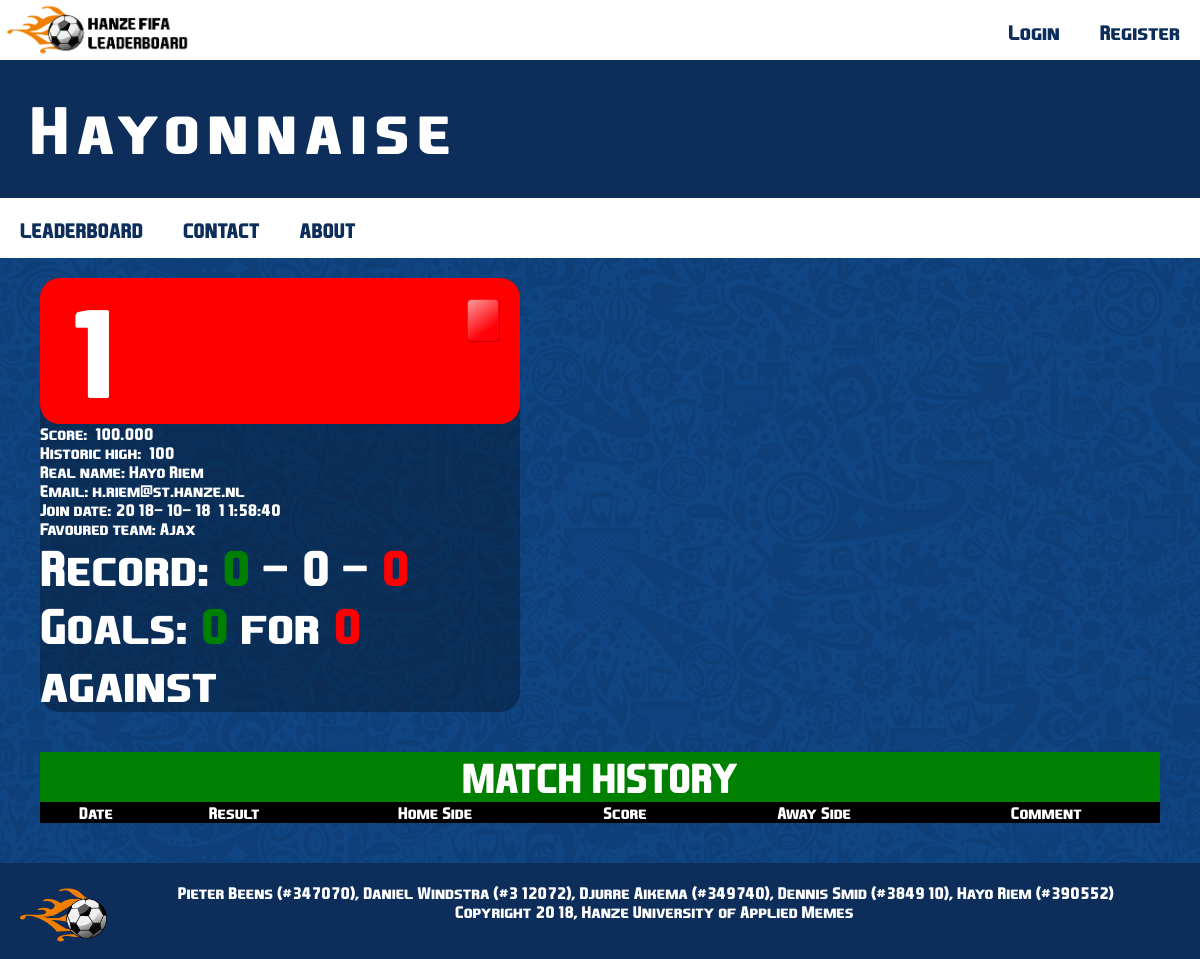
Page /profile.php?user=4 on the earlier database version.
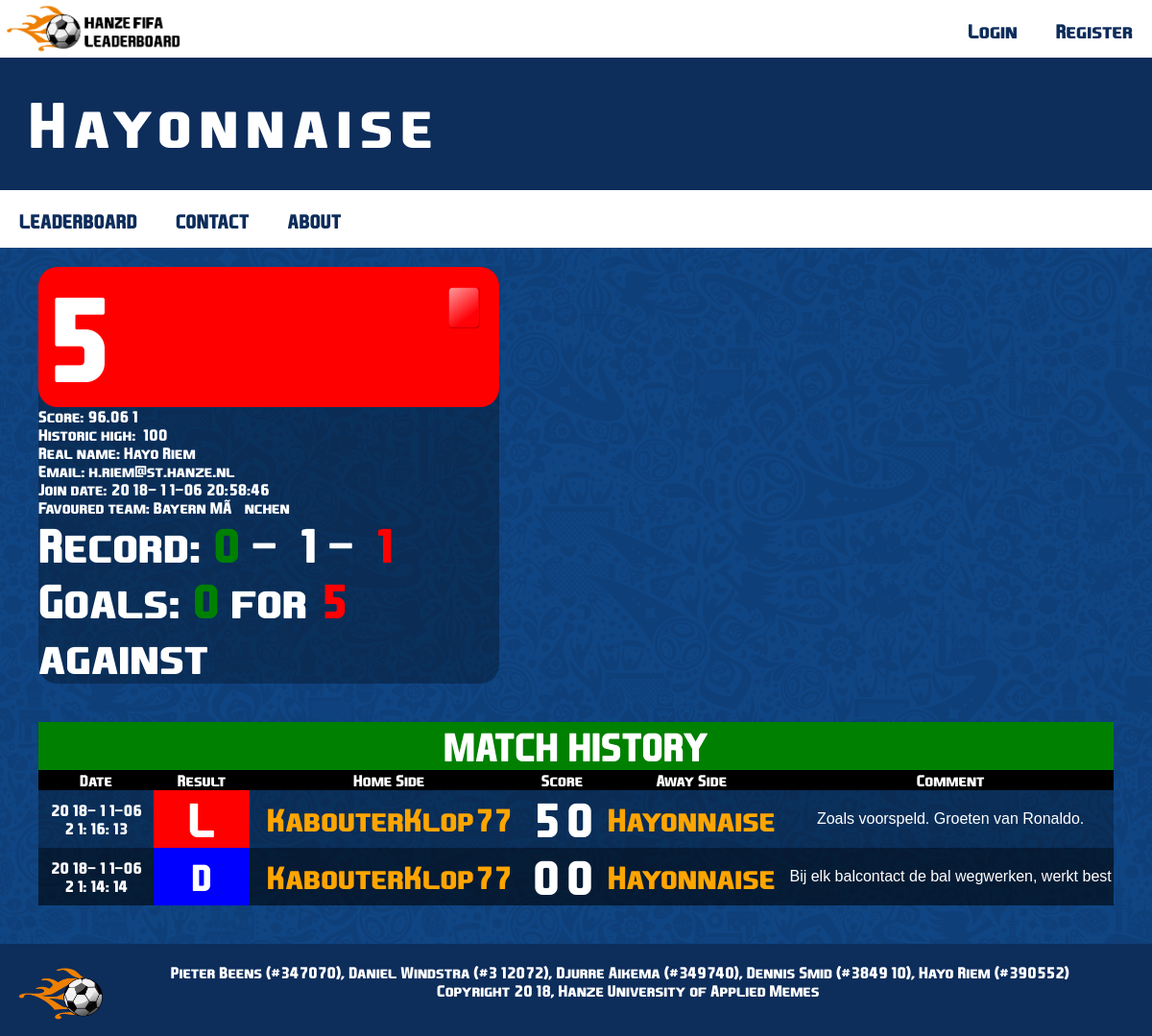
Same page on the later database version.
### tables this page shows
CREATE TABLE `users` (
  `id` int(11) NOT NULL,
  `name` varchar(45) NOT NULL,
  `realname` varchar(45) DEFAULT NULL,
  `password` varchar(64) NOT NULL,
  `score` decimal(11,3) NOT NULL,
  `highscore` int(11) DEFAULT NULL,
  `email` varchar(45) NOT NULL,
  `confirmation` varchar(45) DEFAULT NULL,
  `avatar` varchar(512) DEFAULT NULL,
  `favteam` varchar(28) DEFAULT NULL,
  `roles_id` int(11) NOT NULL,
  `joindate` datetime NOT NULL,
  `salt` varchar(64) DEFAULT NULL
);

CREATE TABLE `results` (
  `id` int(11) NOT NULL,
  `homeplayer` int(11) NOT NULL,
  `awayplayer` int(11) NOT NULL,
  `homegoals` int(11) NOT NULL,
  `awaygoals` int(11) NOT NULL,
  `scorechange` decimal(11,3) DEFAULT NULL,
  `description` varchar(60) DEFAULT NULL,
  `datetime` datetime NOT NULL
);

### profile.php (the view, shortened to what the changed rows need)
<?php
include('fifadbconn.php');
$query = "SELECT name, avatar, realname, email, highscore, joindate, favteam, score FROM users WHERE id = ".$_GET['user'];
$result = mysqli_query($db,$query) or die ('Error finding username');
$player = mysqli_fetch_assoc($result);
$query = "SELECT score FROM users WHERE score > ".$player['score'];
$result = mysqli_query($db,$query) or die ('Error comparing user scores');
$ranking = mysqli_num_rows($result) + 1;
$title = $player['name'];
include('layouts/header.php');
?>
<div class="leaderboardDiv" style="max-width:40%; border-radius:20px">
  <div style="background-color:red;width:100%;border-radius:20px">
<table>
  <td style="font-size:120px"><?php echo $ranking ?></td></tr>
</table>
</div>
<?php
echo "Score: ".$player['score']."<br>Historic high: ".$player['highscore']."<br>Real name: ".$player['realname']."<br>Email: ".$player['email']."<br>Join date: ".$player['joindate']."<br>Favoured team: ".$player['favteam']."<br>";
$goalsfor = 0;
$goalsagainst = 0;
$wins = 0;
$draws = 0;
$losses = 0;
$query = "SELECT homegoals, awaygoals FROM results WHERE awayplayer = ".$_GET['user'];
$gfaresult = mysqli_query($db,$query) or die ('Error querying database: Awaygames');
while ($gfa = mysqli_fetch_assoc($gfaresult)) {
  $goalsfor += $gfa['awaygoals'];
  $goalsagainst += $gfa['homegoals'];
  if ($gfa['awaygoals'] > $gfa['homegoals']) $wins++;
  elseif ($gfa['awaygoals'] < $gfa['homegoals']) $losses++;
  else $draws++;
}
echo "<td><font size=20><b>Record: <font color=green>".$wins."</font> - ".$draws." - <font color=red>".$losses."</font><br><td>";
echo "<b>Goals: <font color=green>".$goalsfor."</font> for <font color=red>".$goalsagainst."</font> against</font><br>";
$query = "SELECT `datetime`, scorechange, homeplayer, home.name AS homename, homegoals, awaygoals, awayplayer, away.name AS awayname, description";
$query .= " FROM results JOIN users home ON homeplayer = home.id JOIN users away ON awayplayer = away.id";
$query .= " WHERE homeplayer = ".$_GET['user']." OR awayplayer = ".$_GET['user'];
$query .= " ORDER BY `datetime` DESC";
$result = mysqli_query($db,$query) or die ('Error querying database');
?>
</div>
<div style="margin: 40px; background-color: rgba(0, 0, 0, 0.30)">
<table style="width:100%">
<tr style=background-color:black>
<th>Date</th><th>Result</th><th>Home Side</th><th colspan=2>Score</th><th>Away Side</th><th>Comment</th></tr>
<?php
while ($row = mysqli_fetch_assoc($result)) {
  if ($row['homeplayer'] == $_GET['user'] AND $row['homegoals'] > $row['awaygoals']) $wld = "<td width= 100 style=background-color:green;text-align:center;font-size:36pt><b>W</b></td>";
  elseif ($row['awayplayer'] == $_GET['user'] AND $row['homegoals'] < $row['awaygoals']) $wld = "<td width= 100 style=background-color:green;text-align:center;font-size:36pt><b>W</b></td>";
  elseif ($row['homeplayer'] == $_GET['user'] AND $row['homegoals'] < $row['awaygoals']) $wld = "<td width= 100 style=background-color:red;text-align:center;font-size:36pt><b>L</b></td>";
  elseif ($row['awayplayer'] == $_GET['user'] AND $row['homegoals'] > $row['awaygoals']) $wld = "<td width= 100 style=background-color:red;text-align:center;font-size:36pt><b>L</b></td>";
  else $wld = "<td style=background-color:blue;text-align:center;font-size:28pt><b>D</b></td>";
  ?>
  <tr>
  <td width=120 height=50><?php echo $row['datetime']?></td>
  <?php echo $wld ?>
  <td><b><a style=color:orange;font-size:24pt href=profile.php?user=<?php echo $row['homeplayer']?>><?php echo $row['homename']?></b></td>
  <td style=text-align:center;font-size:36pt><b><?php echo $row['homegoals']?></b></td>
  <td style=text-align:center;font-size:36pt><b><?php echo $row['awaygoals']?></b></td>
  <td><b><a style=color:orange;font-size:24pt href=profile.php?user=<?php echo $row['awayplayer']?>><?php echo $row['awayname']?></b></td>
  <td style=font-family:sans-serif;max-width:300><?php echo htmlspecialchars_decode($row['description'])?></td>
  </tr>
<?php
}
?>
</table>
</div>

### layouts/header.php (shortened to what the changed rows need)
<head>
    <link rel="stylesheet" type="text/css" href="layouts/style.css">
</head>
<body>
<div class="header">
    <a href="./"><img class="hanzeLogo" src="layouts/images/headerlogo.png"></a>
    <div class="headerRightDiv">
    </div>
</div>
<div class="blueBanner"><?php
    if (isset($title)) {
        echo $title;
    } else {
        echo "titel";
    }
    ?></div>
<div class="menuWrapper">
    <div class="button">
    </div>
</div>
</body>

Differences in the rows shown:
changed users "Hayonnaise": score "100.000" → "96.061"; joindate "2018-10-18 11:58:40" → "2018-11-06 20:58:46"; favteam "Ajax" → "Bayern MÃ¼nchen"
added results: datetime "2018-11-06 21:16:13", shows "L", homeplayer.name "KabouterKlop77", homegoals "5", awaygoals "0", awayplayer.name "Hayonnaise", description "Zoals voorspeld. Groeten van Ronaldo."
added results: datetime "2018-11-06 21:14:14", shows "D", homeplayer.name "KabouterKlop77", homegoals "0", awaygoals "0", awayplayer.name "Hayonnaise", description "Bij elk balcontact de bal wegwerken, werkt best"
Other differences:
$ranking: "1" → "5"
$draws: "0" → "1"
$losses: "0" → "1"
$goalsagainst: "0" → "5"
